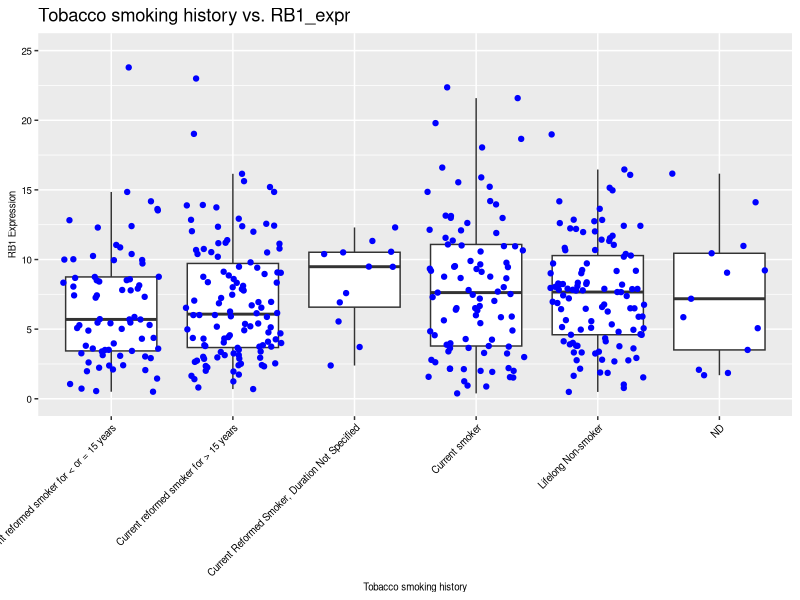
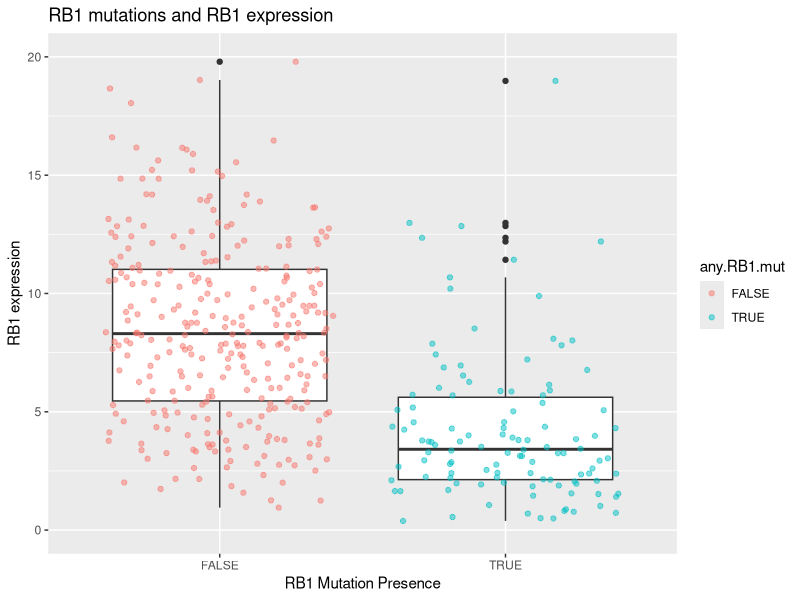
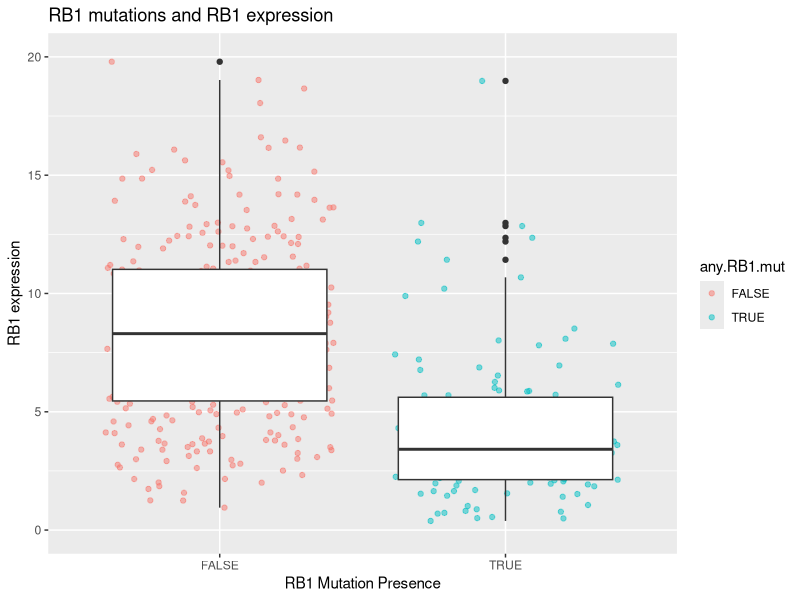
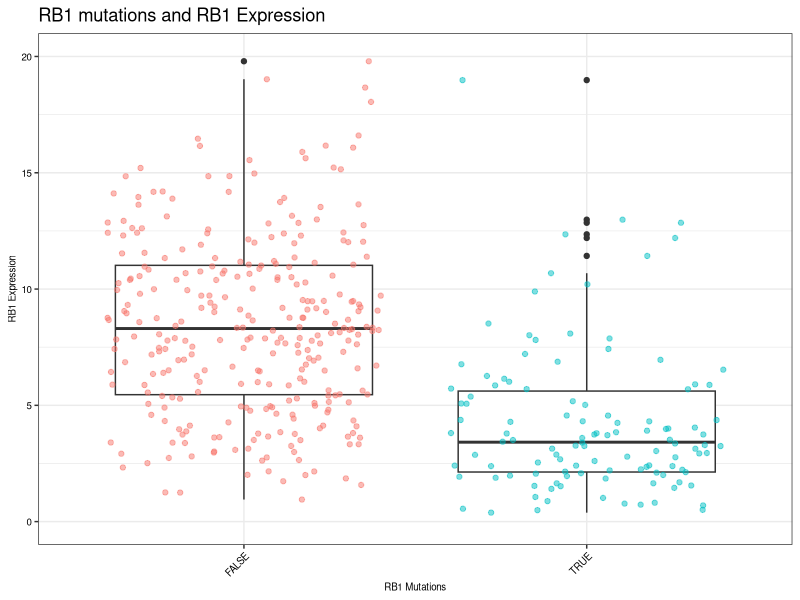
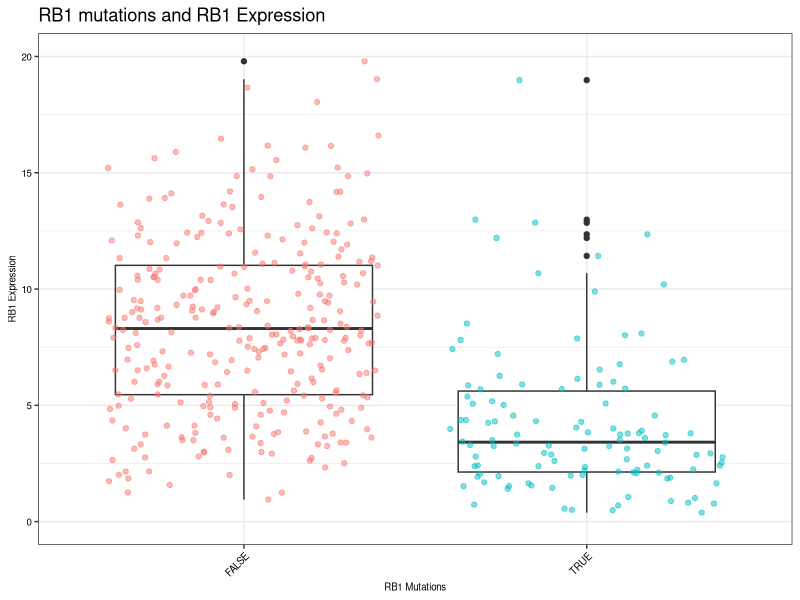
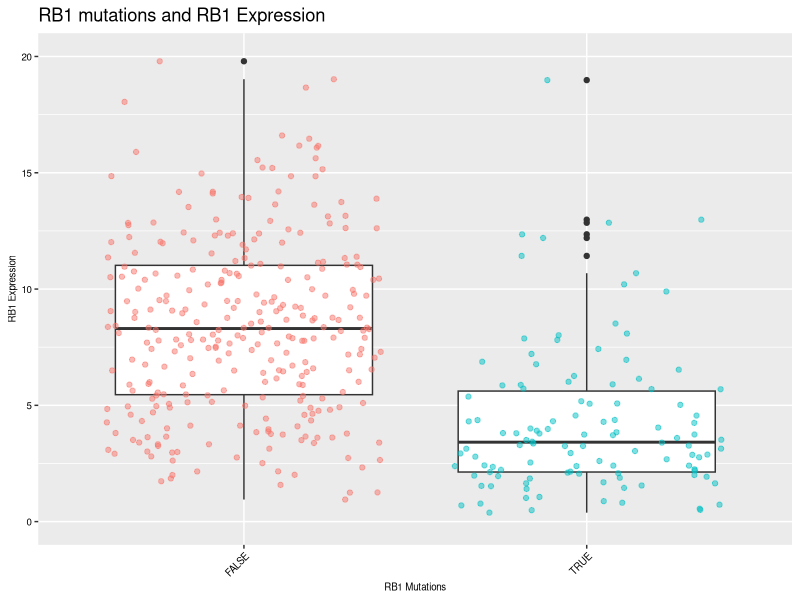
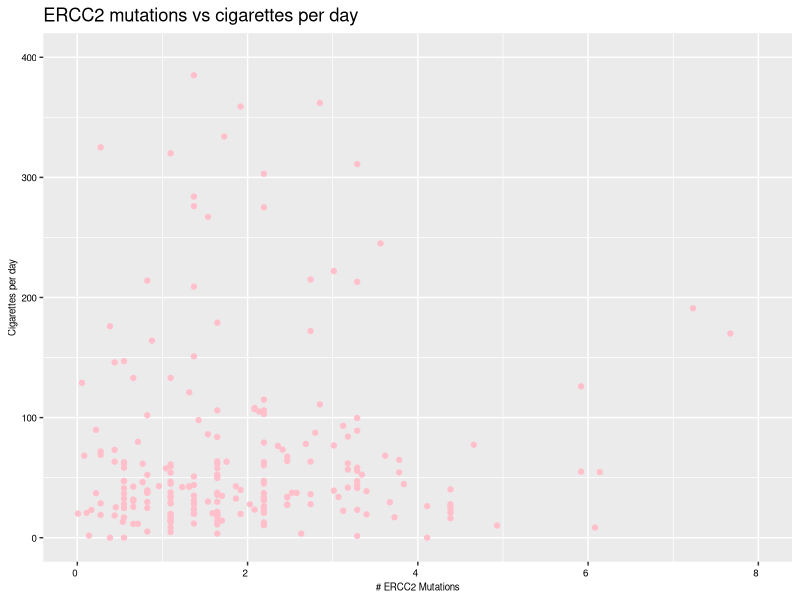
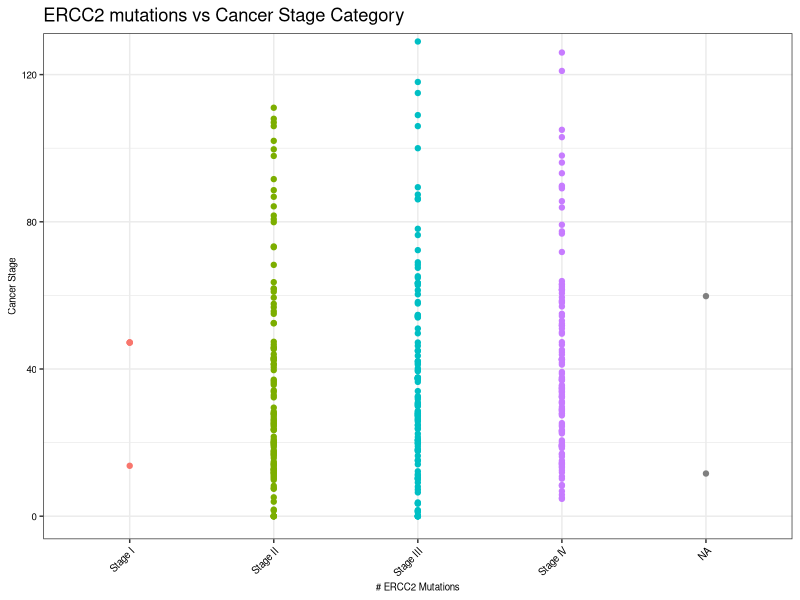

Here is the R script that generated these plots, in order:
## ---- chunk 1
# install.packages("tidyverse")
library(tidyverse) ## if this isn't working, be sure to run the above (uncomment first)
## ---- chunk 2
clinical <- read_csv("data/clinical.csv")
RB1_clinical <- clinical %>%
  select(tissue_or_organ_of_origin:total.number.Indels, contains("RB1")) %>%
  filter(sample_type == "Primary Tumor") %>%
  mutate(across(c(focal.deletion.in.RB1,mutation.in.RB1), #find cols that contain "RB1"
                ~replace_na(., "NaN"))) %>%  #replace the NAs with strings
  mutate(any.RB1.mut = focal.deletion.in.RB1 == "Del" |
           focal.deletion.in.RB1 == "Loss" |
           mutation.in.RB1 == "yes"
  ) %>%
  mutate(RB1_expr = as.numeric(RB1_expr)) #make sure expression is numeric just in case
## ---- chunk 3
#example with Tobacco.smoking.hustory and RB1_expr
A_boxplot <- ggplot(data = RB1_clinical,
       aes(x = Tobacco.smoking.history,
           y = RB1_expr)) + 
  geom_boxplot(outlier.shape = NA) +
  coord_cartesian(ylim = c(0, 25)) +
  geom_jitter(color = "blue") +
  theme_grey()+
    theme(axis.text.y = element_text(color = "black", size = 7),
        axis.text.x = element_text(size = 7, color = "black", angle = 45, hjust = 1),
        axis.title.y = element_text(color = "black", size = 7),
        axis.title.x = element_text(color = "black", size = 7),
        legend.position = "none") +
  labs(title = "Tobacco smoking history vs. RB1_expr",
       x = "Tobacco smoking history",
       y = "RB1 Expression")
A_boxplot

ggsave(filename = "plots/smoking_history_vs_RB1_Expr.pdf",
       plot = A_boxplot,
       width = 6, 
       height = 12) 
## ---- chunk 4
# install.packages("tidyverse")
library(tidyverse) ## if this isn't working, be sure to run the above (uncomment first)

# Load the data
clinical <- read.csv("data/clinical.csv")
## ---- chunk 5
any_RB1_mut <- ggplot(data = RB1_clinical, aes(x = any.RB1.mut, y = RB1_expr)) +
  geom_boxplot() +
  coord_cartesian(ylim = c(0, 20)) +
  geom_jitter(aes(color = any.RB1.mut), alpha = 0.5) +
  labs(title = "RB1 mutations and RB1 expression",
       x = "RB1 Mutation Presence",
       y = "RB1 expression")

any_RB1_mut


## ---- chunk 6
any_RB1_mut <- ggplot(data = RB1_clinical, aes(x = any.RB1.mut, y = RB1_expr)) +
  geom_jitter(aes(color = any.RB1.mut), alpha = 0.5) +
  geom_boxplot() +
  coord_cartesian(ylim = c(0, 20)) +
  labs(title = "RB1 mutations and RB1 expression",
       x = "RB1 Mutation Presence",
       y = "RB1 expression")

any_RB1_mut

## ---- chunk 7

any_RB1_mut <- ggplot(data = RB1_clinical, aes(x=any.RB1.mut, y=RB1_expr)) +
  geom_boxplot()+
  coord_cartesian(ylim=c(0,20)) +
  geom_jitter(aes(color = any.RB1.mut), alpha = 0.5) +
  theme_bw() +
  theme(axis.text.y = element_text(color = "black", size = 7),
        axis.text.x = element_text(size = 7, color = "black", angle = 45, hjust = 1),
        axis.title.y = element_text(color = "black", size = 7),
        axis.title.x = element_text(color = "black", size = 7),
        legend.position = "none") +
  labs(title = "RB1 mutations and RB1 Expression",
       x = "RB1 Mutations",
       y = "RB1 Expression")


any_RB1_mut


## ---- chunk 8

any_RB1_mut <- ggplot(data = RB1_clinical, aes(x=any.RB1.mut, y=RB1_expr)) +
  geom_boxplot()+
  coord_cartesian(ylim=c(0,20)) +
  geom_jitter(aes(color = any.RB1.mut), alpha = 0.5) +
  labs(title = "RB1 mutations and RB1 Expression",
       x = "RB1 Mutations",
       y = "RB1 Expression")+
  theme_bw() +
  theme(axis.text.y = element_text(color = "black", size = 7),
        axis.text.x = element_text(size = 7, color = "black", angle = 45, hjust = 1),
        axis.title.y = element_text(color = "black", size = 7),
        axis.title.x = element_text(color = "black", size = 7),
        legend.position = "none") 


any_RB1_mut


## ---- chunk 9

any_RB1_mut <- ggplot(data = RB1_clinical, aes(x=any.RB1.mut, y=RB1_expr)) +
  geom_boxplot()+
  coord_cartesian(ylim=c(0,20)) +
  geom_jitter(aes(color = any.RB1.mut), alpha = 0.5) +
  theme_grey() +
  theme(axis.text.y = element_text(color = "black", size = 7),
        axis.text.x = element_text(size = 7, color = "black", angle = 45, hjust = 1),
        axis.title.y = element_text(color = "black", size = 7),
        axis.title.x = element_text(color = "black", size = 7),
        legend.position = "none") +
  labs(title = "RB1 mutations and RB1 Expression",
       x = "RB1 Mutations",
       y = "RB1 Expression")

any_RB1_mut

#the default if theme_grey!

## ---- chunk 10

d_plot <- clinical %>% 
  select(barcode,ajcc_pathologic_stage, cigarettes_per_day, count.ERCC2.signature.mutations) %>% 
  filter(!is.na(count.ERCC2.signature.mutations)) 
 

scatter_1<- ggplot(data = d_plot,
                   aes(x = cigarettes_per_day,
                       y = count.ERCC2.signature.mutations,
                       fill = cigarettes_per_day)) + 
  geom_point(color = "pink") +
  coord_cartesian(ylim = c(0, 400), xlim=c(0,8)) +
  theme_grey() +
  theme(axis.text.y = element_text(color = "black", size = 7),
        axis.text.x = element_text(size = 7, color = "black", hjust = 1),
        axis.title.y = element_text(color = "black", size = 7),
        axis.title.x = element_text(color = "black", size = 7),
        legend.position = "none") +
  labs(title = "ERCC2 mutations vs cigarettes per day",
       x = "# ERCC2 Mutations",
       y = "Cigarettes per day")

scatter_1

## ---- chunk 11
stage_ERCC2 <- ggplot(data = d_plot,
                      aes(x = ajcc_pathologic_stage,
                          y = count.ERCC2.signature.mutations,
                          fill = ajcc_pathologic_stage)) + 
  geom_point(aes(color = ajcc_pathologic_stage)) +
  coord_cartesian(ylim = c(0, 125)) +
  theme_bw() +
  theme(axis.text.y = element_text(color = "black", size = 7),
        axis.text.x = element_text(size = 7, color = "black", angle = 45, hjust = 1),
        axis.title.y = element_text(color = "black", size = 7),
        axis.title.x = element_text(color = "black", size = 7),
        legend.position = "none") +
  labs(title = "ERCC2 mutations vs Cancer Stage Category",
       x = "# ERCC2 Mutations",
       y = "Cancer Stage")


stage_ERCC2
## ---- chunk 12
#an example with total.number.Indels and year of birth 

my_plot <- ggplot( data = clinical, 
                   aes(x= year_of_birth, 
                       y= total.number.Indels)) +
  geom_point(color = "#d8c0e4") +
  coord_cartesian(ylim = c(0,30)) +
  theme_grey()+
    theme(axis.text.y = element_text(color = "black", size = 10),
        axis.text.x = element_text(size = 8, color = "black"),
        axis.title.y = element_text(color = "black", size = 8),
        axis.title.x = element_text(color = "black", size = 8),
        legend.position = "none") +
    labs(title = "Total Number of Indels by Year of Birth",
         x = "Year of Birth",
         y = "Total Number of Indels")
           
my_plot

## ---- chunk 13
ggsave(filename = "plots/Your_Name_Here.pdf",
       plot = my_plot,
       width = 6, 
       height =12) 


